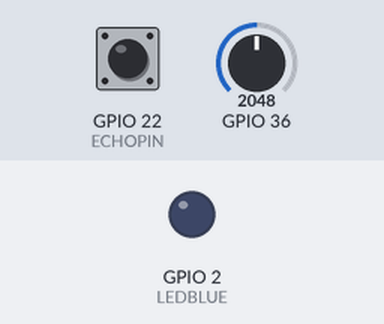
A sketch run on a simulated ESP32. Parts: output pins drawn as LEDs (lit = HIGH). The inputs (shaded band) are chosen by the test bench; at power-on: GPIO 22 (ECHOPIN) LOW, GPIO 36 = 2048. WiFi joins after 1.5 s; servers stay silent unless stated; no MQTT or app messages arrive unless stated; pins used as bus, display or sensor lines are not drawn; what the sketch prints to the serial monitor is not drawn.

Above: at 3.7 s.
3.8 s: GPIO 22 (ECHOPIN) pulsed HIGH 2 times (0.12 s each, 0.3 s apart)
At 5.7 s:
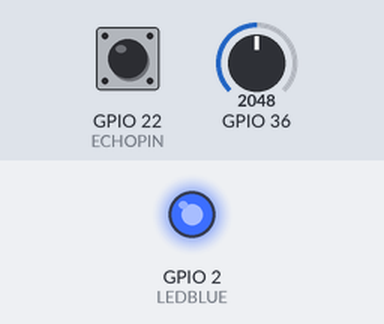
Timing chart, 0 to 11.5 s (numbered marks = the images above; inputs shaded):
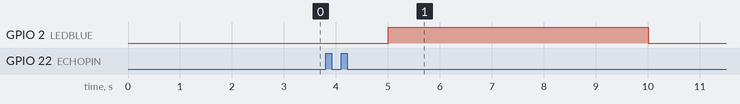

The sketch:

Spring24Final_Erik.ino
```cpp
/*  File: Spring24Final_Erik.ino
*   Author: Erik Van Schijndel
*   Course: ECE 631 Spring 2024
*   Description: This sketch controls a hall effect sensor, a UDS, an onboard LED, and receives communication from our MQTT broker in order to model
*   a garage door control setup.
*/
#include <WiFi.h>
#include <PubSubClient.h>
#include <ArduinoJson.h>
#include <stdio.h>
#include <string.h>
#include <time.h>

#define TRIGPIN 23
#define ECHOPIN 22
#define WINDOW_SIZE_HALL 1
#define WINDOW_SIZE_UDS 5
#define LEDBLUE 2

// Constant parameters for our Lab network and MQTT server ip (RPI4)
const char* ssid = "ece631Lab";
const char* password = "esp32!IOT!";
const char* mqtt_server = "192.168.1.125";

StaticJsonDocument<200> docUDS;
StaticJsonDocument<200> docHall;
StaticJsonDocument<200> docDoor;
// Initialize WiFi and MQTT client objects
WiFiClient espClient;
PubSubClient client(espClient);
unsigned long lastMsg = 0;
#define MSG_BUFFER_SIZE_HALL  (50)
char msgHALL[MSG_BUFFER_SIZE_HALL];
#define MSG_BUFFER_SIZE_UDS (100)
char msgUDS[MSG_BUFFER_SIZE_UDS];
#define MSG_BUFFER_SIZE_GARAGE (50)
char msgGARAGE[MSG_BUFFER_SIZE_GARAGE];
// Given values for PWM testing and operation
int PWM_FREQUENCY = 16;
int PWM_CHANNEL = 0;
int PWM_RESOLUTION = 8;
int dutyCycle = 1;
//Timestamps for edges of echo signal
volatile unsigned long riseEdge;
volatile unsigned long fallEdge;
// Timers to track edge events
unsigned long millisTimerHall;
unsigned long millisTimerUDS;
unsigned long LEDMillis;
bool LEDState = false;
// Array for our moving average filter
int measures[WINDOW_SIZE_UDS];
// calculated width of echo pulse
volatile unsigned long pulseWidth;
// Calculated distance
float distance;
// Current time for signal processing
unsigned long currTime;
// Flag to store echo state
volatile int echoState;
long flashRate = 5000;
// Closed = 0; Closing = 1; Opening = 2; Opened = 3;
int garageState = 0;

int value = 0;
// Variables for implementing the moving average filter
int INDEX = 0;
int VALUE = 0;
int SUM = 0;
int READINGS[WINDOW_SIZE_HALL];
int HYSTERESIS = 0;

// Variables to assist in timing and sensor value calibration
long val = 0;
unsigned long millisTimer;
long offset;
int i = 0;


void callback(char* topic, byte* payload, unsigned int length)
{
  // Creating 200 byte document object to hold our MQTT content
  StaticJsonDocument<200> docInp;
  // Translate JSON
  deserializeJson(docInp, payload, length);
  if(docInp.containsKey("NFC"))
  {
    String nfcAuth = docInp["NFC"].as<String>();
    if(nfcAuth == "Authorized" && garageState == 0)
    {
      docDoor["State"] = "OPENING";
      serializeJson(docDoor, msgGARAGE);
      client.publish("ece631/FinalProject/DoorState", msgGARAGE);
      flashRate = 1000;
      garageState = 2;
    }
    else if(nfcAuth == "Denied")
    {
    docDoor["State"] = "CLOSING";
    serializeJson(docDoor, msgGARAGE);
    client.publish("ece631/FinalProject/DoorState", msgGARAGE);
    flashRate = 1000;
    garageState = 1;
    }
  }
  else
  {
    String userText;
    for (unsigned int i = 0; i < length; i++)
    {
      userText += (char)payload[i];
    }
    if(userText == "Close" && garageState == 3)
    {
      docDoor["State"] = "CLOSING";
      serializeJson(docDoor, msgGARAGE);
      client.publish("ece631/FinalProject/DoorState", msgGARAGE);
      garageState = 1;
    }
  }
}

// reconnect function attempts to connect to the MQTT server and subscribes to the "/Action/" topic
// If the connection fails, it retries every 5 seconds
void reconnect()
{
  while (!client.connected())
  {
    Serial.print("Attempting MQTT connection...");
    if (client.connect("ESP32Client"))
    {
      Serial.println("connected");
      client.subscribe("ece631/FinalProject/NFC");
    }
    else
    {
      Serial.print("failed, rc=");
      Serial.print(client.state());
      Serial.println(" try again in 5 seconds");
      delay(5000);
    }
  }
}

// ISR for echo pin state change
void echoInterrupt()
{
  // Save current time in microseconds
  currTime = micros();
  bool edge = digitalRead(ECHOPIN);
  // Detect rising edge of echo
  if(edge)
  {
    riseEdge = currTime;
  }
  // Detect falling edge of echo
  else
  {
    fallEdge = currTime;
    echoState = 1;
	// Determining pulse width
    pulseWidth = fallEdge - riseEdge;
  }
}

// setup function initializes the serial communication, configures the sensor pin, connects to WiFi, and sets up MQTT
void setup() {
  // PWM setup for the trigger signal
  ledcSetup(PWM_CHANNEL, PWM_FREQUENCY, PWM_RESOLUTION);
  ledcAttachPin(TRIGPIN, PWM_CHANNEL);
  ledcWrite(PWM_CHANNEL, dutyCycle);
  Serial.begin(115200);
  pinMode(36, INPUT);
  pinMode(ECHOPIN, INPUT);
  pinMode(LEDBLUE, OUTPUT);
  digitalWrite(LEDBLUE, LEDState);
  millisTimer = millis();
  millisTimerUDS = millis();
  echoState = 0;
  // Attach an interrupt to the echo pin to detect changes (rising/falling edge)
  attachInterrupt(digitalPinToInterrupt(ECHOPIN), echoInterrupt, CHANGE);
  for(i = 0; i < 100; i++) {
   offset += analogRead(36);
   delay(10);
  }
  offset = offset / i;
  WiFi.begin(ssid, password);
  // While not connected to lab wifi
  while (WiFi.status() != WL_CONNECTED)
  {
    delay(500);
    Serial.print(".");
  }
  // Validate connection and print local IP
  Serial.println("WiFi connected");
  Serial.println("IP address: ");
  Serial.println(WiFi.localIP());
  // Connect to MQTT server with correct port
  client.setServer(mqtt_server, 1883);
  client.setCallback(callback);
  reconnect();
  docDoor["State"] = "CLOSED";
  serializeJson(docDoor, msgGARAGE);
  client.publish("ece631/FinalProject/DoorState", msgGARAGE);
}
// The loop function contains the main logic for reading the sensor, applying the moving average filter,
// determining the magnetic field orientation, and publishing the data via MQTT
void loop() {
  if (!client.connected()) {
    reconnect();
  }
  client.loop();
  if(echoState)
  {
	  // Sum of the last measurements for averaging
    static unsigned long sum = 0;
	  // Index for the current measurement in the array
    static int index = 0;
    // Update the sum and array with the latest measurement, wrap to zero if necessary.
    sum = sum + pulseWidth - measures[index];
	  measures[index] = pulseWidth;
    index = (index + 1) % WINDOW_SIZE_UDS;
    echoState = 0;
    // Every second, calculate the average distance and publish it
	if(millis() - millisTimerUDS >= 1000)
    {
	  // Calculate distance from microseconds to inches
      distance = ((sum / float(WINDOW_SIZE_UDS)) * (0.0135039)) / float(2); // 343 m/s = 13400 inches / 10^6 seconds
      // Print distance result with 2 decimal points to serial for debugging
	    Serial.print(distance, 2);
      Serial.println(" inches");
      // Convert distance to String with two decimal places and then to C-style string
      String distanceStr = String(distance, 2);
	  // Prepare and publish the distance in JSON format over MQTT
      docUDS["Distance"] = distanceStr.c_str();
      docUDS["Units"] = "inches";
      serializeJson(docUDS, msgUDS);
      Serial.println(msgUDS);
      client.publish("ece631/FinalProject/Distance/SensorID/0", msgUDS);
      millisTimerUDS += 1000;
    }
  }

  if(millis() - millisTimer >= 1000)
  {
    millisTimer = millis();
  // Read sensor and adjust with calibrated offset
  val = analogRead(36) - offset;
  // Moving average filter calculations
  SUM = SUM - READINGS[INDEX];       // Remove the oldest entry from the sum
  VALUE = val;     // Read the next sensor value
  READINGS[INDEX] = VALUE;           // Add the newest reading to the window
  SUM = SUM + VALUE;                 // Add the newest reading to the sum
  INDEX = (INDEX+1) % WINDOW_SIZE_HALL;   // Increment the index, and wrap to 0 if it exceeds the window size

  HYSTERESIS = SUM / WINDOW_SIZE_HALL;
  HYSTERESIS = HYSTERESIS;
  docHall.clear();
  docHall["Value"] = HYSTERESIS;
  // State machine to determine magnetic field orientation or absence based on HYSTERESIS value
    if(HYSTERESIS > 350 && garageState == 2)
    {
      garageState = 3;
      docDoor["State"] = "OPEN";
      flashRate = 100;
      serializeJson(docDoor, msgGARAGE);
      client.publish("ece631/FinalProject/DoorState", msgGARAGE);
    }
    else if(HYSTERESIS < 50 && garageState == 1)
    {
      garageState = 0;
      docDoor["State"] = "CLOSED";
      flashRate = 3000;
      serializeJson(docDoor, msgGARAGE);
      client.publish("ece631/FinalProject/DoorState", msgGARAGE);
    }
  serializeJson(docHall, msgHALL);
  client.publish("ece631/FinalProject/HallEffect/SensorID/0", msgHALL);
  }
    if (millis() - LEDMillis >= flashRate)
    {
    LEDMillis = millis();
    LEDState = !LEDState;
    digitalWrite(LEDBLUE, LEDState);
    // Prepare the message to be sent via MQTT
    StaticJsonDocument<100> flashRateDoc;
    flashRateDoc["Flash Rate"] = flashRate;  // Store the flash rate in milliseconds
    char buffer[100];
    serializeJson(flashRateDoc, buffer);

    // Publish the flash rate
    client.publish("ece631/FinalProject/LED/Flashrate", buffer);
    }
}
```
